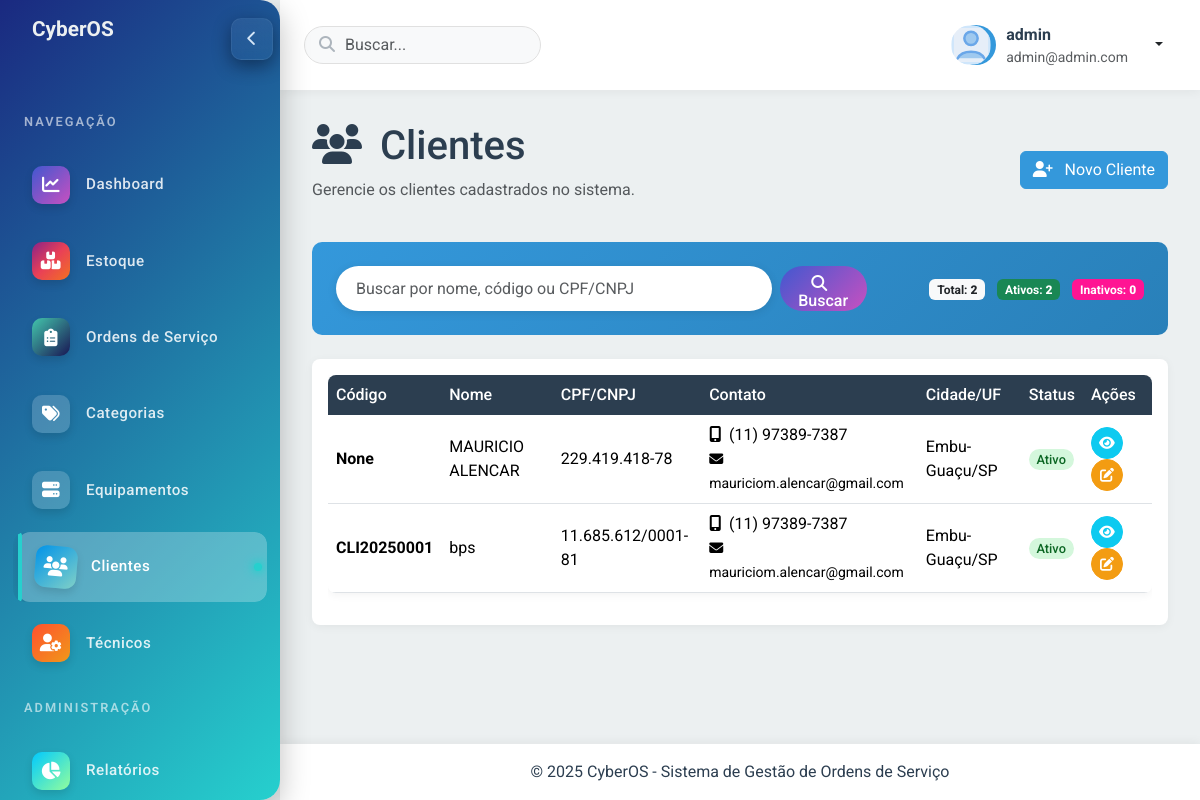
Screenshot of /clientes/listar/ (signed in) with the database file from the repository.
### clientes/models.py (models this page shows, shortened)
class Cliente(models.Model):
    TIPO_CHOICES = [
        ('PF', 'Pessoa Física'),
        ('PJ', 'Pessoa Jurídica'),
    ]
    codigo = models.CharField(max_length=20, unique=True, blank=True, null=True)
    tipo = models.CharField(max_length=2, choices=TIPO_CHOICES, default='PF')
    nome = models.CharField(max_length=200)
    cpf_cnpj = models.CharField(max_length=18, unique=True)
    rg_ie = models.CharField(max_length=20, blank=True, null=True)
    data_nascimento = models.DateField(blank=True, null=True)
    email = models.EmailField(blank=True, null=True)
    telefone = models.CharField(max_length=20, blank=True, null=True)
    celular = models.CharField(max_length=20, blank=True, null=True)
    endereco = models.CharField(max_length=200, blank=True, null=True)
    numero = models.CharField(max_length=10, blank=True, null=True)
    complemento = models.CharField(max_length=100, blank=True, null=True)
    bairro = models.CharField(max_length=100, blank=True, null=True)
    cidade = models.CharField(max_length=100, blank=True, null=True)
    estado = models.CharField(max_length=2, blank=True, null=True)
    cep = models.CharField(max_length=9, blank=True, null=True)
    empresa = models.ForeignKey(Empresa, on_delete=models.SET_NULL, null=True, blank=True)
    observacoes = models.TextField(blank=True, null=True)
    ativo = models.BooleanField(default=True)
    data_criacao = models.DateTimeField(default=timezone.now)
    ultima_atualizacao = models.DateTimeField(default=timezone.now)
    slug = models.SlugField(max_length=250, unique=True, blank=True, null=True)
    class Meta:
        verbose_name = 'Cliente'
        verbose_name_plural = 'Clientes'
        ordering = ['nome']

### clientes/views.py (the view)
    @login_required
    def _wrapped_view(request, *args, **kwargs):
        if hasattr(request.user, 'perfil') and request.user.perfil.tipo == 'tecnico':
            messages.error(request, 'Você não tem permissão para acessar esta área.')
            return redirect('dashboard')
        return view_func(request, *args, **kwargs)

### clientes/views.py (called while the page is built)
def non_tecnico_required(view_func):
    @login_required
    def _wrapped_view(request, *args, **kwargs):
        if hasattr(request.user, 'perfil') and request.user.perfil.tipo == 'tecnico':
            messages.error(request, 'Você não tem permissão para acessar esta área.')
            return redirect('dashboard')
        return view_func(request, *args, **kwargs)
    return _wrapped_view

@non_tecnico_required
def listar_clientes(request):
    clientes = Cliente.objects.all()
    termo_busca = request.GET.get('q', '')
    if termo_busca:
        clientes = clientes.filter(
            models.Q(nome__icontains=termo_busca) |
            models.Q(codigo__icontains=termo_busca) |
            models.Q(cpf_cnpj__icontains=termo_busca)
        )
    clientes = clientes.order_by('nome')
    context = {
        'clientes': clientes,
        'termo_busca': termo_busca
    }
    return render(request, 'clientes/listar_clientes.html', context)

### templates/clientes/listar_clientes.html (shortened to what this page needs)
{% extends "base.html" %}
{% block content %}
<div class="page-header d-flex justify-content-between align-items-center mb-4">
    <div>
        <h1 class="mb-2"><i class="fas fa-users me-2"></i> Clientes</h1>
        <p class="text-muted">Gerencie os clientes cadastrados no sistema.</p>
    </div>
    <div>
        <a href="{% url 'novo_cliente' %}" class="btn btn-primary">
            <i class="fas fa-user-plus me-2"></i> Novo Cliente
        </a>
    </div>
</div>
<div class="search-section">
    <div class="row">
        <div class="col-md-8">
            <form method="get" action="{% url 'listar_clientes' %}" class="d-flex">
                <input type="text" name="q" class="form-control me-2" placeholder="Buscar por nome, código ou CPF/CNPJ" value="{{ termo_busca }}">
                <button type="submit" class="btn search-button text-white">
                    <i class="fas fa-search me-2"></i>
                    <span style="position: relative; top: -7px;">Buscar</span>
                </button>
            </form>
        </div>
        <div class="col-md-4 d-flex align-items-center justify-content-end">
            <div class="text-white">
                <span class="badge bg-light text-dark me-2">Total: <b>{{ clientes|length }}</b></span>
                <span class="badge bg-success me-2">Ativos: <b>{{ clientes|length }}</b></span>
                <span class="badge bg-danger">Inativos: <b>0</b></span>
            </div>
        </div>
    </div>
</div>
<div class="card client-card">
    <div class="card-body">
        {% if clientes %}
        <div class="table-responsive">
            <table class="table table-hover client-table">
                <thead>
                    <tr>
                        <th>Código</th>
                        <th>Nome</th>
                        <th>CPF/CNPJ</th>
                        <th>Contato</th>
                        <th>Cidade/UF</th>
                        <th>Status</th>
                        <th>Ações</th>
                    </tr>
                </thead>
                <tbody>
                    {% for cliente in clientes %}
                    <tr>
                        <td><strong>{{ cliente.codigo }}</strong></td>
                        <td>{{ cliente.nome }}</td>
                        <td>{{ cliente.cpf_cnpj }}</td>
                        <td>
                            {% if cliente.celular %}
                                <i class="fas fa-mobile-alt me-1"></i> {{ cliente.celular }}<br>
                            {% endif %}
                            {% if cliente.email %}
                                <small><i class="fas fa-envelope me-1"></i> {{ cliente.email }}</small>
                            {% endif %}
                        </td>
                        <td>{{ cliente.cidade }}/{{ cliente.estado }}</td>
                        <td>
                            <span class="status-badge {% if cliente.ativo %}status-ativo{% else %}status-inativo{% endif %}">
                                {% if cliente.ativo %}Ativo{% else %}Inativo{% endif %}
                            </span>
                        </td>
                        <td>
                            <a href="{% url 'detalhe_cliente' slug=cliente.slug %}" class="btn btn-sm btn-circle btn-info text-white" title="Ver detalhes">
                                <i class="fas fa-eye"></i>
                            </a>
                            <a href="{% url 'editar_cliente' slug=cliente.slug %}" class="btn btn-sm btn-circle btn-warning text-white" title="Editar">
                                <i class="fas fa-edit"></i>
                            </a>
                        </td>
                    </tr>
                    {% endfor %}
                </tbody>
            </table>
        </div>
        {% endif %}
    </div>
</div>
{% endblock %}

### templates/base.html (shortened to what this page needs)
<!DOCTYPE html>
{% load static %}
<html lang="pt-br">
<head>
    <link rel="stylesheet" href="https://cdnjs.cloudflare.com/ajax/libs/font-awesome/6.5.1/css/all.min.css">
    <link href="https://cdn.jsdelivr.net/npm/bootstrap@5.3.2/dist/css/bootstrap.min.css" rel="stylesheet">
    <link rel="stylesheet" href="https://unpkg.com/leaflet@1.9.4/dist/leaflet.css">
    <link rel="stylesheet" href="{% static 'css/custom.css' %}">
</head>
<body>
    <div class="wrapper">
        <aside class="sidebar" id="sidebar">
            <div class="sidebar-logo d-flex align-items-center">
                <span class="logo-text text-start d-block ms-3">
                    CyberOS
                </span>
            </div>
            <div class="text-center mb-3">
                <button class="sidebar-toggle" id="sidebarToggle" aria-expanded="true" aria-label="Recolher menu" title="Recolher menu">
                    <span class="toggle-icon" aria-hidden="true"><i class="fas fa-chevron-left"></i></span>
                </button>
            </div>
            <div class="sidebar-menu">
                <div class="sidebar-heading">Navegação</div>
                <div class="sidebar-item">
                    <a href="{% url 'dashboard' %}" class="sidebar-link {% if request.path == '/dashboard/' %}active{% endif %}">
                        <div class="sidebar-icon icon-dashboard">
                            <i class="fas fa-chart-line"></i>
                        </div>
                        <span class="sidebar-text">Dashboard</span>
                    </a>
                </div>
                {% if user.is_superuser or not user.perfil.tipo == 'tecnico' %}
                <div class="sidebar-item">
                    <a href="/produtos/" class="sidebar-link {% if '/produtos/' in request.path %}active{% endif %}">
                        <div class="sidebar-icon icon-inventory">
                            <i class="fas fa-boxes"></i>
                        </div>
                        <span class="sidebar-text">Estoque</span>
                    </a>
                </div>
                {% endif %}
                <div class="sidebar-item">
                    <a href="{% url 'listar_ordens' %}" class="sidebar-link {% if '/ordens/' in request.path and not '/ordens/categorias/' in request.path %}active{% endif %}">
                        <div class="sidebar-icon icon-orders">
                            <i class="fas fa-clipboard-list"></i>
                        </div>
                        <span class="sidebar-text">Ordens de Serviço</span>
                    </a>
                </div>
                {% if user.is_superuser or not user.perfil.tipo == 'tecnico' %}
                <div class="sidebar-item">
                    <a href="{% url 'listar_categorias' %}" class="sidebar-link {% if '/ordens/categorias/' in request.path %}active{% endif %}">
                        <div class="sidebar-icon">
                            <i class="fas fa-tags"></i>
                        </div>
                        <span class="sidebar-text">Categorias</span>
                    </a>
                </div>
                <div class="sidebar-item">
                    <a href="{% url 'listar_equipamentos' %}" class="sidebar-link {% if '/equipamentos/' in request.path %}active{% endif %}">
                        <div class="sidebar-icon">
                            <i class="fas fa-server"></i>
                        </div>
                        <span class="sidebar-text">Equipamentos</span>
                    </a>
                </div>
                <div class="sidebar-item">
                    <a href="{% url 'listar_clientes' %}" class="sidebar-link {% if '/clientes/' in request.path %}active{% endif %}">
                        <div class="sidebar-icon icon-clients">
                            <i class="fas fa-users"></i>
                        </div>
                        <span class="sidebar-text">Clientes</span>
                    </a>
                </div>
                <div class="sidebar-item">
                    <a href="{% url 'tecnicos:listar_tecnicos' %}" class="sidebar-link {% if '/tecnicos/' in request.path %}active{% endif %}">
                        <div class="sidebar-icon icon-technicians">
                            <i class="fas fa-user-cog"></i>
                        </div>
                        <span class="sidebar-text">Técnicos</span>
                    </a>
                </div>
                <div class="sidebar-heading">Administração</div>
                <div class="sidebar-item">
                    <a href="{% url 'relatorios:lista_relatorios' %}" class="sidebar-link {% if '/relatorios/' in request.path %}active{% endif %}">
                        <div class="sidebar-icon icon-reports">
                            <i class="fas fa-chart-pie"></i>
                        </div>
                        <span class="sidebar-text">Relatórios</span>
                    </a>
                </div>
                {% endif %}
            </div>
        </aside>
        <div class="main-content">
            <header class="main-header">
                <div class="header-search">
                    <div class="position-relative">
                        <input type="text" class="form-control" placeholder="Buscar...">
                        <i class="fas fa-search search-icon"></i>
                    </div>
                </div>
                <div class="header-profile ms-2">
                    {% if user.is_authenticated %}
                    <div class="avatar">
                        {% if user.perfil and user.perfil.foto %}
                            <img src="{{ user.perfil.foto.url }}" alt="{{ user.get_full_name|default:user.username }}" class="avatar-img">
                        {% else %}
                            <img src="{% static 'img/default-avatar.svg' %}" alt="{{ user.get_full_name|default:user.username }}" class="avatar-img">
                        {% endif %}
                    </div>
                    <div>
                        <div class="fw-bold">{{ user.get_full_name|default:user.username }}</div>
                        <div class="small text-muted">{{ user.email }}</div>
                    </div>
                    <div class="header-dropdown">
                        <div class="dropdown">
                            <button class="btn btn-link text-dark dropdown-toggle" type="button" id="userDropdown" data-bs-toggle="dropdown">
                            </button>
                        </div>
                    </div>
                    {% else %}
                    <a class="btn btn-primary" href="{% url 'login' %}">
                        <i class="fas fa-sign-in-alt me-1"></i> Entrar
                    </a>
                    {% endif %}
                </div>
            </header>
            <div class="content-wrapper">
                {% block content %}{% endblock %}
            </div>
            <footer class="main-footer">
                <div class="d-flex justify-content-center">
                    <p class="mb-0">&copy; {% now "Y" %} CyberOS - Sistema de Gestão de Ordens de Serviço</p>
                </div>
            </footer>
        </div>
    </div>
    <link href="https://cdn.jsdelivr.net/npm/select2@4.1.0-rc.0/dist/css/select2.min.css" rel="stylesheet" />
    <link href="https://cdn.jsdelivr.net/npm/@ttskch/select2-bootstrap-5-theme@1.3.0/dist/select2-bootstrap-5-theme.min.css" rel="stylesheet" />
</body>
</html>

### static/css/custom.css (style rules this page uses)
.badge.bg-danger { background-color: #FF1493 !important; color: white !important; font-weight: bold; }

### templates/clientes/listar_clientes.html (style rules this page uses)
.client-card { border-radius: 10px; overflow: hidden; transition: all 0.3s ease; border: none; box-shadow: 0 2px 10px rgba(0,0,0,0.08); }
.client-table th { font-weight: 600; color: #555; }
.client-table td { vertical-align: middle; }
.status-badge { padding: 0.3rem 0.6rem; border-radius: 50px; font-size: 0.75rem; font-weight: 500; }
.status-ativo { background-color: #d4f7dc; color: #0b6623; }
.btn-circle { width: 32px; height: 32px; border-radius: 50%; display: inline-flex; align-items: center; justify-content: center; margin-right: 0.2rem; transition: all 0.3s; }
.search-section { background: linear-gradient(135deg, #3498db, #2980b9); padding: 1.5rem; border-radius: 10px; margin-bottom: 1.5rem; }
.search-section .form-control { border-radius: 50px; height: 45px; border: none; padding-left: 20px; box-shadow: 0 2px 10px rgba(0,0,0,0.1); }
.search-button { border-radius: 50px; height: 45px; background: linear-gradient(135deg, #4158D0, #C850C0); border: none; transition: all 0.3s; font-weight: 500; }

### rows the page displays
Cliente: codigo "None", nome "MAURICIO ALENCAR", cpf_cnpj "229.419.418-78", celular "(11) 97389-7387", email "mauriciom.alencar@gmail.com", cidade "Embu-Guaçu", estado "SP", ativo "Ativo"
Cliente: codigo "CLI20250001", nome "bps", cpf_cnpj "11.685.612/0001-81", celular "(11) 97389-7387", email "mauriciom.alencar@gmail.com", cidade "Embu-Guaçu", estado "SP", ativo "Ativo"

### other values shown
{{ user.get_full_name|default:user.username }} "admin"
{{ user.email }} "admin@admin.com"
{{ clientes|length }} "2"
